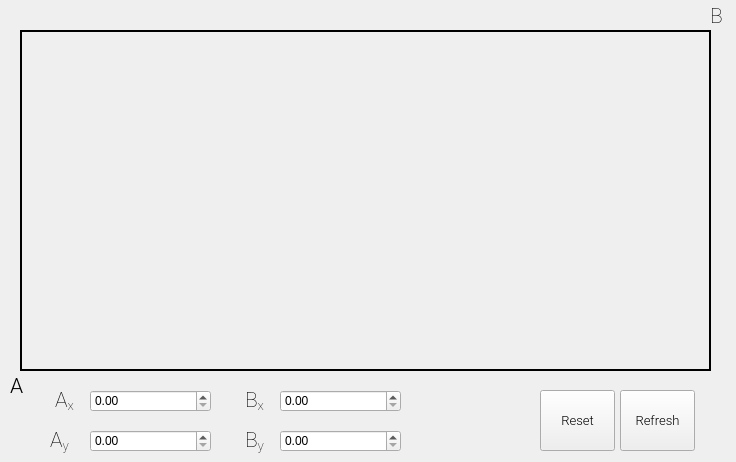
<?xml version="1.0" encoding="UTF-8"?>
<ui version="4.0">
 <class>MainWindow</class>
 <widget class="QMainWindow" name="MainWindow">
  <property name="geometry">
   <rect>
    <x>0</x>
    <y>0</y>
    <width>736</width>
    <height>462</height>
   </rect>
  </property>
  <property name="windowTitle">
   <string>MainWindow</string>
  </property>
  <widget class="QWidget" name="centralwidget">
   <widget class="QLabel" name="Screen_Preview">
    <property name="geometry">
     <rect>
      <x>20</x>
      <y>30</y>
      <width>691</width>
      <height>341</height>
     </rect>
    </property>
    <property name="frameShape">
     <enum>QFrame::WinPanel</enum>
    </property>
    <property name="text">
     <string/>
    </property>
    <property name="scaledContents">
     <bool>false</bool>
    </property>
   </widget>
   <widget class="QLabel" name="A_Label">
    <property name="geometry">
     <rect>
      <x>10</x>
      <y>370</y>
      <width>31</width>
      <height>31</height>
     </rect>
    </property>
    <property name="font">
     <font>
      <family>Roboto Light</family>
      <pointsize>16</pointsize>
     </font>
    </property>
    <property name="text">
     <string>A</string>
    </property>
    <property name="textFormat">
     <enum>Qt::PlainText</enum>
    </property>
   </widget>
   <widget class="QLabel" name="B_Label">
    <property name="geometry">
     <rect>
      <x>710</x>
      <y>0</y>
      <width>31</width>
      <height>31</height>
     </rect>
    </property>
    <property name="font">
     <font>
      <family>Roboto Thin</family>
      <pointsize>16</pointsize>
     </font>
    </property>
    <property name="text">
     <string>B</string>
    </property>
   </widget>
   <widget class="QLabel" name="Ax_Label">
    <property name="geometry">
     <rect>
      <x>55</x>
      <y>380</y>
      <width>21</width>
      <height>41</height>
     </rect>
    </property>
    <property name="font">
     <font>
      <family>Roboto Thin</family>
      <pointsize>16</pointsize>
     </font>
    </property>
    <property name="text">
     <string>A&lt;sub&gt;x&lt;/sub&gt;</string>
    </property>
    <property name="textFormat">
     <enum>Qt::MarkdownText</enum>
    </property>
   </widget>
   <widget class="QLabel" name="Bx_Label">
    <property name="geometry">
     <rect>
      <x>245</x>
      <y>380</y>
      <width>21</width>
      <height>41</height>
     </rect>
    </property>
    <property name="font">
     <font>
      <family>Roboto Thin</family>
      <pointsize>16</pointsize>
     </font>
    </property>
    <property name="text">
     <string>B&lt;sub&gt;x&lt;/sub&gt;</string>
    </property>
    <property name="textFormat">
     <enum>Qt::MarkdownText</enum>
    </property>
   </widget>
   <widget class="QPushButton" name="Refresh">
    <property name="geometry">
     <rect>
      <x>620</x>
      <y>390</y>
      <width>75</width>
      <height>61</height>
     </rect>
    </property>
    <property name="font">
     <font>
      <family>Roboto Light</family>
      <pointsize>10</pointsize>
     </font>
    </property>
    <property name="text">
     <string>Refresh</string>
    </property>
   </widget>
   <widget class="QLabel" name="Ay_Label">
    <property name="geometry">
     <rect>
      <x>50</x>
      <y>420</y>
      <width>31</width>
      <height>41</height>
     </rect>
    </property>
    <property name="font">
     <font>
      <family>Roboto Thin</family>
      <pointsize>16</pointsize>
     </font>
    </property>
    <property name="text">
     <string>A&lt;sub&gt;y&lt;/sub&gt;</string>
    </property>
    <property name="textFormat">
     <enum>Qt::MarkdownText</enum>
    </property>
   </widget>
   <widget class="QLabel" name="By_Label_">
    <property name="geometry">
     <rect>
      <x>245</x>
      <y>420</y>
      <width>21</width>
      <height>41</height>
     </rect>
    </property>
    <property name="font">
     <font>
      <family>Roboto Thin</family>
      <pointsize>16</pointsize>
     </font>
    </property>
    <property name="text">
     <string>B&lt;sub&gt;y&lt;/sub&gt;</string>
    </property>
    <property name="textFormat">
     <enum>Qt::MarkdownText</enum>
    </property>
   </widget>
   <widget class="QDoubleSpinBox" name="Ax_Slider">
    <property name="geometry">
     <rect>
      <x>90</x>
      <y>390</y>
      <width>121</width>
      <height>22</height>
     </rect>
    </property>
   </widget>
   <widget class="QDoubleSpinBox" name="Ay_Slider">
    <property name="geometry">
     <rect>
      <x>90</x>
      <y>430</y>
      <width>121</width>
      <height>22</height>
     </rect>
    </property>
   </widget>
   <widget class="QDoubleSpinBox" name="Bx_Slider">
    <property name="geometry">
     <rect>
      <x>280</x>
      <y>390</y>
      <width>121</width>
      <height>22</height>
     </rect>
    </property>
   </widget>
   <widget class="QDoubleSpinBox" name="By_Slider">
    <property name="geometry">
     <rect>
      <x>280</x>
      <y>430</y>
      <width>121</width>
      <height>22</height>
     </rect>
    </property>
   </widget>
   <widget class="QPushButton" name="Reset">
    <property name="geometry">
     <rect>
      <x>540</x>
      <y>390</y>
      <width>75</width>
      <height>61</height>
     </rect>
    </property>
    <property name="font">
     <font>
      <family>Roboto Light</family>
      <pointsize>10</pointsize>
     </font>
    </property>
    <property name="text">
     <string>Reset</string>
    </property>
   </widget>
  </widget>
 </widget>
 <resources/>
 <connections/>
</ui>
